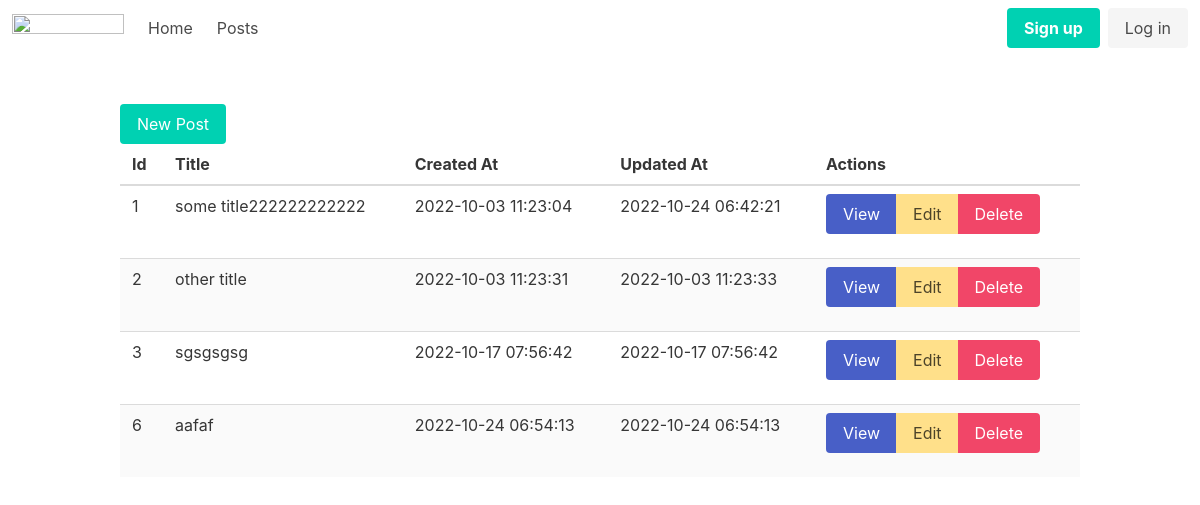
The page /posts on the database its author committed.
### tables this page shows
CREATE TABLE posts
(
	id integer
		constraint posts_pk
			primary key autoincrement,
	title text,
	body text not null,
	created_at datetime not null,
	updated_at datetime not null
);

### helpers.php (called while the page is built, shortened)
<?php
function view($viewName, $vars = []){
    extract($vars);
    include __DIR__ . "/views/$viewName.php";
}

### src/Controllers/PostsController.php (called while the page is built, shortened)
<?php
class PostsController {
    public function index(){
        $posts = Post::all();
        view('posts/index', compact('posts'));
    }
}

### src/DB.php (called while the page is built, shortened)
<?php
class DB {
    private $conn;
    public function __construct() {
        $this->conn = new PDO('sqlite:database.sqlite');
        $this->conn->setAttribute(PDO::ATTR_ERRMODE, PDO::ERRMODE_EXCEPTION);
    }
    public function all($table, $model){
        $statement = $this->conn->prepare("SELECT * FROM $table;");
        $statement->execute();
        return $statement->fetchAll(PDO::FETCH_CLASS, $model);
    }
}

### src/Models/Model.php (called while the page is built, shortened)
<?php
abstract class Model {
    protected static $table;
    public function __set($name, $value){
        if($name == 'created_at' || $name == 'updated_at'){
            $date = new DateTime();
            $date = $date->setTimestamp(substr($value, 0, -3));
        }
    }
    public static function all(){
        $db = new DB();
        return $db->all(static::$table, static::class);
    }
}

### views/posts/index.php (the view)
<?php include('views/partials/header.php')?>
    <a href="/posts/new" class="button is-primary">New Post</a>
    <table class="table is-fullwidth is-striped">
        <thead>
        <tr>
            <th>Id</th>
            <th>Title</th>
            <th>Created At</th>
            <th>Updated At</th>
            <th>Actions</th>
        </tr>
        </thead>
        <tbody>
            <?php foreach($posts as $post): ?>
                <tr>
                    <td><?=$post->id?></td>
                    <td><?=$post->title?></td>
                    <td><?=$post->created_at->format('Y-m-d H:i:s');?></td>
                    <td><?=$post->updated_at->format('Y-m-d H:i:s');?></td>
                    <td>
                        <div class="field has-addons">
                            <p class="control">
                                <button class="button is-link">
                                    <span>View</span>
                                </button>
                            </p>
                            <p class="control">
                                <a class="button is-warning" href="/posts/edit?id=<?=$post->id?>">
                                    <span>Edit</span>
                                </a>
                            </p>
                            <p class="control">
                                <a class="button is-danger" href="/posts/delete?id=<?=$post->id?>">
                                    <span>Delete</span>
                                </a>
                            </p>
                        </div>
                    </td>
                </tr>
            <?php endforeach; ?>
        </tbody>
    </table>
<?php include('views/partials/footer.php')?>

### rows shown on the page
posts: id "1", title "some title222222222222", format "2022-10-03 11:23:04", format "2022-10-24 06:42:21"
posts: id "2", title "other title", format "2022-10-03 11:23:31", format "2022-10-03 11:23:33"
posts: id "3", title "sgsgsgsg", format "2022-10-17 07:56:42"
posts: id "6", title "aafaf", format "2022-10-24 06:54:13"
